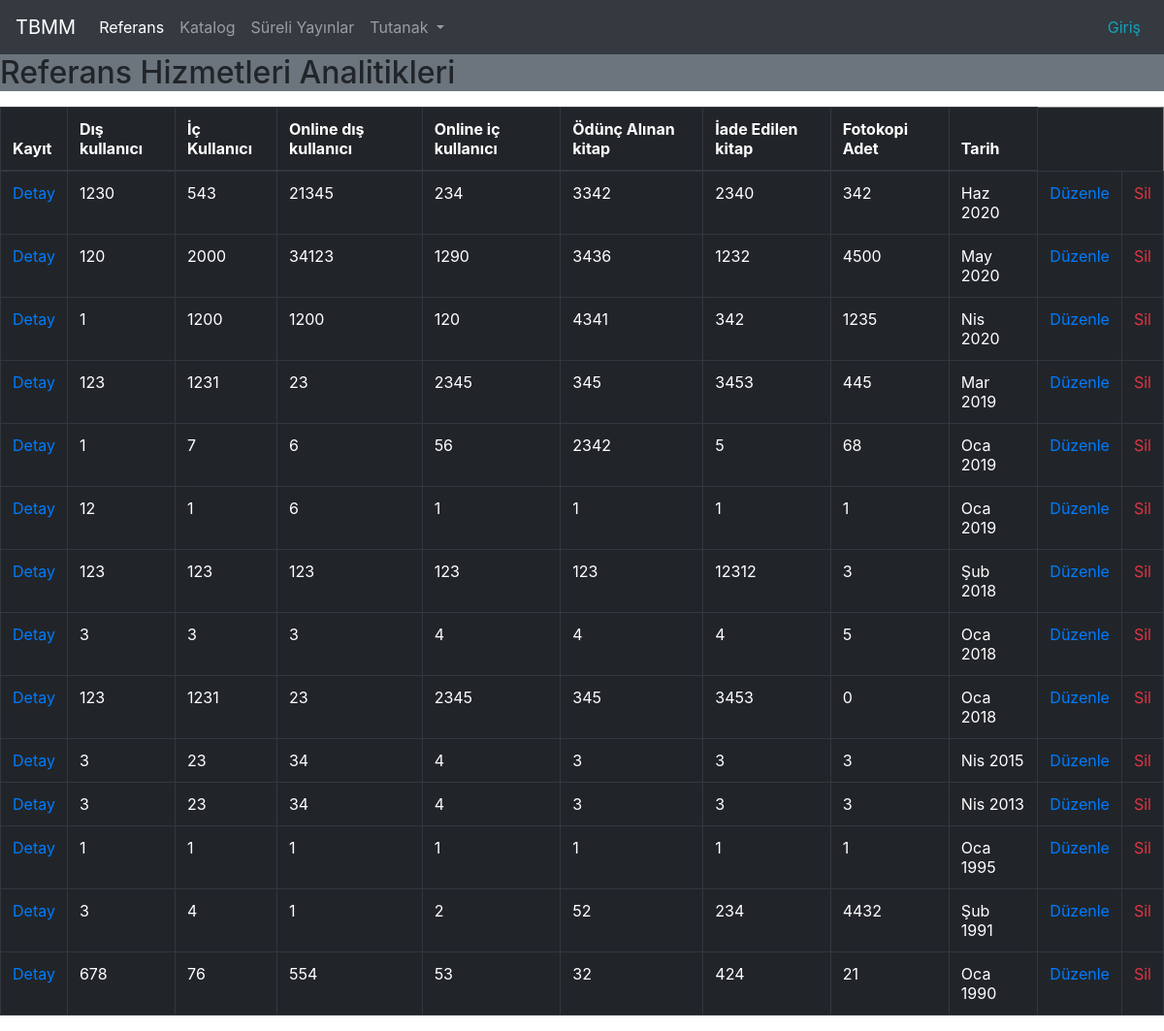
Page /referans/ on the earlier database version.
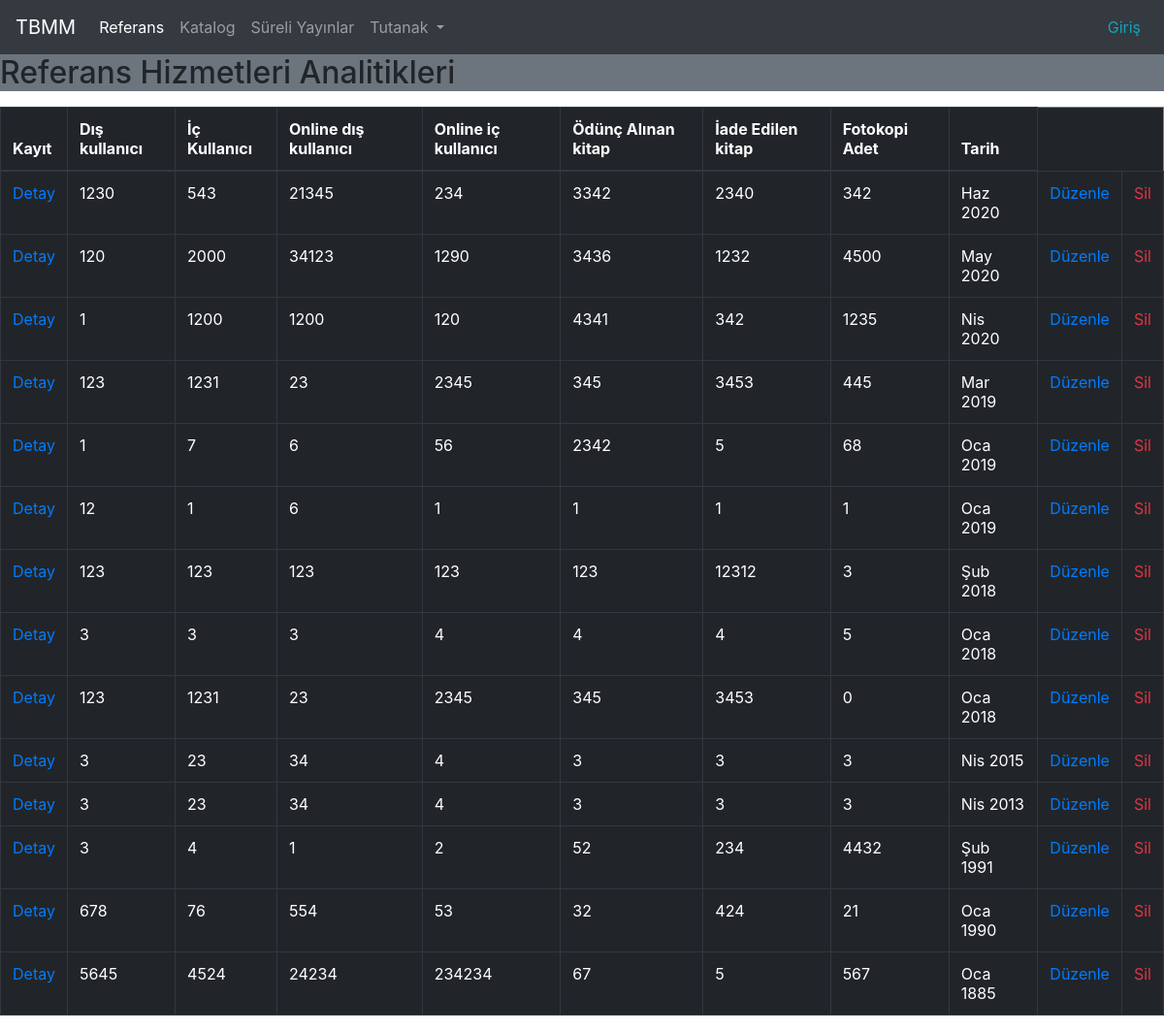
Same page on the later database version.
### cockpit/models.py (models this page shows, shortened)
class ReferenceServiceAnalytic(models.Model):
    user_from_out = models.IntegerField(default=0, verbose_name="Dışarıdan gelen kullanıcı sayısı")
    user_from_inside = models.IntegerField(default=0)
    online_user_outside = models.IntegerField(default=0)
    online_user_inside = models.IntegerField(default=0)
    borrowed_books = models.IntegerField(default=0)
    retired_books = models.IntegerField(default=0)
    photocopy = models.IntegerField(default=0)
    record_date = models.DateTimeField()
    date = models.DateField()

### cockpit/views.py (the view)
# urls.py: path('referans/', views.index, name='reference_index'),
def index(request):
    latest_data_list = ReferenceServiceAnalytic.objects.order_by('-record_date')
    data = serialize('json', ReferenceServiceAnalytic.objects.all())
    context = { 'latest_data_list'  : latest_data_list,
                'modul_baslik'      :"Referans Hizmetleri Analitikleri",
                'data'              : data}
    return render(request, 'cockpit/index.html', context)

### cockpit/templates/cockpit/index.html (shortened to what this page needs)
{% include 'cockpit/header.html' %} {% load static %}
{% if latest_data_list %}
<table class="table table-dark" border="1">
  <thead class="">
    <div class="ml-2">
    <th scope="col">Kayıt</th>
    <th scope="col">Dış kullanıcı</th>
    <th scope="col">İç Kullanıcı</th>
    <th>Online dış kullanıcı</th>
    <th>Online iç kullanıcı</th>
    <th>Ödünç Alınan kitap</th>
    <th>İade Edilen kitap</th>
    <th>Fotokopi Adet</th>
    <th>Tarih</th>
  </div>
  </thead>
  <tbody>
    <ul>
      {% for data in latest_data_list %}
      <tr>
        <td><a href="/referans/{{ data.id }}">Detay</a></td>
        <td>{{data.user_from_out}}</td>
        <td>{{data.user_from_inside}}</td>
        <td>{{data.online_user_outside}}</td>
        <td>{{data.online_user_inside}}</td>
        <td>{{data.borrowed_books}}</td>
        <td>{{data.retired_books}}</td>
        <td>{{data.photocopy}}</td>
        <td>{{data.record_date|date:"M Y"}}</td>
        <td><a href="{% url 'edit_reference' data.pk %}">Düzenle</a></td>
        <td><a class="text-danger" href="{% url 'edit_reference' data.pk%}?sil=True">Sil</a></td>
      </tr>
      {% endfor %}
    </ul>
  </tbody>
</table>
{% else %}
<p>No data is available.</p>
{% endif %} {% include 'cockpit/footer.html' %}

### cockpit/templates/cockpit/header.html (shortened to what this page needs)
<html>
  <head>
    {% load static %}
    <link
      rel="stylesheet"
      href="{% static 'cockpit/css/bootstrap.min.css' %}"
    />
  </head>
  <body>
    <nav class="navbar navbar-expand-lg navbar-dark bg-dark">
      <a class="navbar-brand" href="{% url 'marketing_page' %}">TBMM</a>
      <div class="collapse navbar-collapse" id="navbarNavDropdown">
        <ul class="navbar-nav">
          <li class="nav-item active">
            <a class="nav-link" href="{% url 'reference_index' %}"
              >Referans <span class="sr-only">(current)</span></a
            >
          </li>
          <li class="nav-item">
            <a class="nav-link" href="#">Katalog</a>
          </li>
          <li class="nav-item">
            <a class="nav-link" href="#">Süreli Yayınlar</a>
          </li>
          <li class="nav-item dropdown">
            <a
              class="nav-link dropdown-toggle"
              href="#"
              id="navbarDropdownMenuLink"
              data-toggle="dropdown"
              aria-haspopup="true"
              aria-expanded="false"
            >
              Tutanak
            </a>
          </li>
        </ul>
      </div>
      <div>
        {% if user.is_authenticated %}
        <ul class="navbar-nav">
          <li class="nav-item text-white mr-2">Hoşgeldin {{ user.username}}</li>
          <li class="nav-item text-white "><a class="text-danger" href="{% url 'logout' %}">Çıkış</a></li>
          {% else %}
          <ul class="navbar-nav">
            <li class="nav-item text-white mr-2"><a class="text-info" href="{% url 'login' %}">Giriş</a></li>
          {% endif %}
        </ul>
      </div>
    </nav>
    <h2 class="bg-secondary">{{modul_baslik}}</h2>
  </body>
</html>

### cockpit/templates/cockpit/footer.html (shortened to what this page needs)
{% load static %}
</body>
</html>

Differences in the rows shown:
removed ReferenceServiceAnalytic: user_from_out "1", user_from_inside "1", online_user_outside "1", online_user_inside "1", borrowed_books "1", retired_books "1", photocopy "1", record_date "Oca 1995"
added ReferenceServiceAnalytic: user_from_out "5645", user_from_inside "4524", online_user_outside "24234", online_user_inside "234234", borrowed_books "67", retired_books "5", photocopy "567", record_date "Oca 1885"
